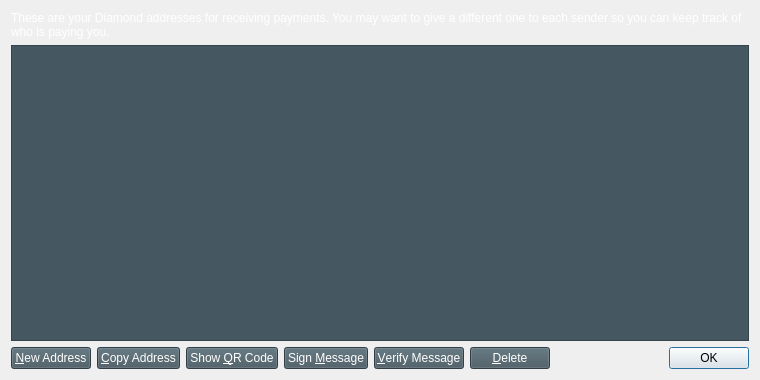
<?xml version="1.0" encoding="UTF-8"?>
<ui version="4.0">
 <class>AddressBookPage</class>
 <widget class="QWidget" name="AddressBookPage">
  <property name="geometry">
   <rect>
    <x>0</x>
    <y>0</y>
    <width>760</width>
    <height>380</height>
   </rect>
  </property>
  <property name="windowTitle">
   <string>Address Book</string>
  </property>
  <property name="styleSheet">
   <string notr="true">AddressBookPage{background:transparent; color: white;}</string>
  </property>
  <layout class="QVBoxLayout" name="verticalLayout">
   <item>
    <widget class="QLabel" name="labelExplanation">
     <property name="styleSheet">
      <string notr="true">color:white;</string>
     </property>
     <property name="text">
      <string>These are your Diamond addresses for receiving payments. You may want to give a different one to each sender so you can keep track of who is paying you.</string>
     </property>
     <property name="textFormat">
      <enum>Qt::PlainText</enum>
     </property>
     <property name="wordWrap">
      <bool>true</bool>
     </property>
    </widget>
   </item>
   <item>
    <widget class="QTableView" name="tableView">
     <property name="palette">
      <palette>
       <active>
        <colorrole role="WindowText">
         <brush brushstyle="SolidPattern">
          <color alpha="255">
           <red>255</red>
           <green>255</green>
           <blue>255</blue>
          </color>
         </brush>
        </colorrole>
        <colorrole role="Button">
         <brush brushstyle="SolidPattern">
          <color alpha="255">
           <red>69</red>
           <green>87</green>
           <blue>96</blue>
          </color>
         </brush>
        </colorrole>
        <colorrole role="Light">
         <brush brushstyle="SolidPattern">
          <color alpha="255">
           <red>90</red>
           <green>138</green>
           <blue>165</blue>
          </color>
         </brush>
        </colorrole>
        <colorrole role="Midlight">
         <brush brushstyle="SolidPattern">
          <color alpha="255">
           <red>75</red>
           <green>115</green>
           <blue>137</blue>
          </color>
         </brush>
        </colorrole>
        <colorrole role="Dark">
         <brush brushstyle="SolidPattern">
          <color alpha="255">
           <red>30</red>
           <green>46</green>
           <blue>55</blue>
          </color>
         </brush>
        </colorrole>
        <colorrole role="Mid">
         <brush brushstyle="SolidPattern">
          <color alpha="255">
           <red>40</red>
           <green>61</green>
           <blue>73</blue>
          </color>
         </brush>
        </colorrole>
        <colorrole role="Text">
         <brush brushstyle="SolidPattern">
          <color alpha="255">
           <red>255</red>
           <green>255</green>
           <blue>255</blue>
          </color>
         </brush>
        </colorrole>
        <colorrole role="BrightText">
         <brush brushstyle="SolidPattern">
          <color alpha="255">
           <red>255</red>
           <green>255</green>
           <blue>255</blue>
          </color>
         </brush>
        </colorrole>
        <colorrole role="ButtonText">
         <brush brushstyle="SolidPattern">
          <color alpha="255">
           <red>255</red>
           <green>255</green>
           <blue>255</blue>
          </color>
         </brush>
        </colorrole>
        <colorrole role="Base">
         <brush brushstyle="SolidPattern">
          <color alpha="255">
           <red>69</red>
           <green>87</green>
           <blue>96</blue>
          </color>
         </brush>
        </colorrole>
        <colorrole role="Window">
         <brush brushstyle="SolidPattern">
          <color alpha="255">
           <red>69</red>
           <green>87</green>
           <blue>96</blue>
          </color>
         </brush>
        </colorrole>
        <colorrole role="Shadow">
         <brush brushstyle="SolidPattern">
          <color alpha="255">
           <red>0</red>
           <green>0</green>
           <blue>0</blue>
          </color>
         </brush>
        </colorrole>
        <colorrole role="Highlight">
         <brush brushstyle="SolidPattern">
          <color alpha="255">
           <red>96</red>
           <green>147</green>
           <blue>173</blue>
          </color>
         </brush>
        </colorrole>
        <colorrole role="AlternateBase">
         <brush brushstyle="SolidPattern">
          <color alpha="255">
           <red>37</red>
           <green>59</green>
           <blue>72</blue>
          </color>
         </brush>
        </colorrole>
        <colorrole role="ToolTipBase">
         <brush brushstyle="SolidPattern">
          <color alpha="255">
           <red>255</red>
           <green>255</green>
           <blue>220</blue>
          </color>
         </brush>
        </colorrole>
        <colorrole role="ToolTipText">
         <brush brushstyle="SolidPattern">
          <color alpha="255">
           <red>0</red>
           <green>0</green>
           <blue>0</blue>
          </color>
         </brush>
        </colorrole>
       </active>
       <inactive>
        <colorrole role="WindowText">
         <brush brushstyle="SolidPattern">
          <color alpha="255">
           <red>255</red>
           <green>255</green>
           <blue>255</blue>
          </color>
         </brush>
        </colorrole>
        <colorrole role="Button">
         <brush brushstyle="SolidPattern">
          <color alpha="255">
           <red>69</red>
           <green>87</green>
           <blue>96</blue>
          </color>
         </brush>
        </colorrole>
        <colorrole role="Light">
         <brush brushstyle="SolidPattern">
          <color alpha="255">
           <red>90</red>
           <green>138</green>
           <blue>165</blue>
          </color>
         </brush>
        </colorrole>
        <colorrole role="Midlight">
         <brush brushstyle="SolidPattern">
          <color alpha="255">
           <red>75</red>
           <green>115</green>
           <blue>137</blue>
          </color>
         </brush>
        </colorrole>
        <colorrole role="Dark">
         <brush brushstyle="SolidPattern">
          <color alpha="255">
           <red>30</red>
           <green>46</green>
           <blue>55</blue>
          </color>
         </brush>
        </colorrole>
        <colorrole role="Mid">
         <brush brushstyle="SolidPattern">
          <color alpha="255">
           <red>40</red>
           <green>61</green>
           <blue>73</blue>
          </color>
         </brush>
        </colorrole>
        <colorrole role="Text">
         <brush brushstyle="SolidPattern">
          <color alpha="255">
           <red>255</red>
           <green>255</green>
           <blue>255</blue>
          </color>
         </brush>
        </colorrole>
        <colorrole role="BrightText">
         <brush brushstyle="SolidPattern">
          <color alpha="255">
           <red>255</red>
           <green>255</green>
           <blue>255</blue>
          </color>
         </brush>
        </colorrole>
        <colorrole role="ButtonText">
         <brush brushstyle="SolidPattern">
          <color alpha="255">
           <red>255</red>
           <green>255</green>
           <blue>255</blue>
          </color>
         </brush>
        </colorrole>
        <colorrole role="Base">
         <brush brushstyle="SolidPattern">
          <color alpha="255">
           <red>69</red>
           <green>87</green>
           <blue>96</blue>
          </color>
         </brush>
        </colorrole>
        <colorrole role="Window">
         <brush brushstyle="SolidPattern">
          <color alpha="255">
           <red>69</red>
           <green>87</green>
           <blue>96</blue>
          </color>
         </brush>
        </colorrole>
        <colorrole role="Shadow">
         <brush brushstyle="SolidPattern">
          <color alpha="255">
           <red>0</red>
           <green>0</green>
           <blue>0</blue>
          </color>
         </brush>
        </colorrole>
        <colorrole role="Highlight">
         <brush brushstyle="SolidPattern">
          <color alpha="255">
           <red>96</red>
           <green>147</green>
           <blue>173</blue>
          </color>
         </brush>
        </colorrole>
        <colorrole role="AlternateBase">
         <brush brushstyle="SolidPattern">
          <color alpha="255">
           <red>37</red>
           <green>59</green>
           <blue>72</blue>
          </color>
         </brush>
        </colorrole>
        <colorrole role="ToolTipBase">
         <brush brushstyle="SolidPattern">
          <color alpha="255">
           <red>255</red>
           <green>255</green>
           <blue>220</blue>
          </color>
         </brush>
        </colorrole>
        <colorrole role="ToolTipText">
         <brush brushstyle="SolidPattern">
          <color alpha="255">
           <red>0</red>
           <green>0</green>
           <blue>0</blue>
          </color>
         </brush>
        </colorrole>
       </inactive>
       <disabled>
        <colorrole role="WindowText">
         <brush brushstyle="SolidPattern">
          <color alpha="255">
           <red>255</red>
           <green>255</green>
           <blue>255</blue>
          </color>
         </brush>
        </colorrole>
        <colorrole role="Button">
         <brush brushstyle="SolidPattern">
          <color alpha="255">
           <red>69</red>
           <green>87</green>
           <blue>96</blue>
          </color>
         </brush>
        </colorrole>
        <colorrole role="Light">
         <brush brushstyle="SolidPattern">
          <color alpha="255">
           <red>90</red>
           <green>138</green>
           <blue>165</blue>
          </color>
         </brush>
        </colorrole>
        <colorrole role="Midlight">
         <brush brushstyle="SolidPattern">
          <color alpha="255">
           <red>75</red>
           <green>115</green>
           <blue>137</blue>
          </color>
         </brush>
        </colorrole>
        <colorrole role="Dark">
         <brush brushstyle="SolidPattern">
          <color alpha="255">
           <red>30</red>
           <green>46</green>
           <blue>55</blue>
          </color>
         </brush>
        </colorrole>
        <colorrole role="Mid">
         <brush brushstyle="SolidPattern">
          <color alpha="255">
           <red>40</red>
           <green>61</green>
           <blue>73</blue>
          </color>
         </brush>
        </colorrole>
        <colorrole role="Text">
         <brush brushstyle="SolidPattern">
          <color alpha="255">
           <red>255</red>
           <green>255</green>
           <blue>255</blue>
          </color>
         </brush>
        </colorrole>
        <colorrole role="BrightText">
         <brush brushstyle="SolidPattern">
          <color alpha="255">
           <red>255</red>
           <green>255</green>
           <blue>255</blue>
          </color>
         </brush>
        </colorrole>
        <colorrole role="ButtonText">
         <brush brushstyle="SolidPattern">
          <color alpha="255">
           <red>255</red>
           <green>255</green>
           <blue>255</blue>
          </color>
         </brush>
        </colorrole>
        <colorrole role="Base">
         <brush brushstyle="SolidPattern">
          <color alpha="255">
           <red>69</red>
           <green>87</green>
           <blue>96</blue>
          </color>
         </brush>
        </colorrole>
        <colorrole role="Window">
         <brush brushstyle="SolidPattern">
          <color alpha="255">
           <red>69</red>
           <green>87</green>
           <blue>96</blue>
          </color>
         </brush>
        </colorrole>
        <colorrole role="Shadow">
         <brush brushstyle="SolidPattern">
          <color alpha="255">
           <red>0</red>
           <green>0</green>
           <blue>0</blue>
          </color>
         </brush>
        </colorrole>
        <colorrole role="Highlight">
         <brush brushstyle="SolidPattern">
          <color alpha="255">
           <red>51</red>
           <green>153</green>
           <blue>255</blue>
          </color>
         </brush>
        </colorrole>
        <colorrole role="AlternateBase">
         <brush brushstyle="SolidPattern">
          <color alpha="255">
           <red>37</red>
           <green>59</green>
           <blue>72</blue>
          </color>
         </brush>
        </colorrole>
        <colorrole role="ToolTipBase">
         <brush brushstyle="SolidPattern">
          <color alpha="255">
           <red>255</red>
           <green>255</green>
           <blue>220</blue>
          </color>
         </brush>
        </colorrole>
        <colorrole role="ToolTipText">
         <brush brushstyle="SolidPattern">
          <color alpha="255">
           <red>0</red>
           <green>0</green>
           <blue>0</blue>
          </color>
         </brush>
        </colorrole>
       </disabled>
      </palette>
     </property>
     <property name="contextMenuPolicy">
      <enum>Qt::CustomContextMenu</enum>
     </property>
     <property name="toolTip">
      <string>Double-click to edit address or label</string>
     </property>
     <property name="styleSheet">
      <string notr="true">background-color:rgb(69, 87, 96); color:white;</string>
     </property>
     <property name="tabKeyNavigation">
      <bool>false</bool>
     </property>
     <property name="alternatingRowColors">
      <bool>true</bool>
     </property>
     <property name="selectionMode">
      <enum>QAbstractItemView::SingleSelection</enum>
     </property>
     <property name="selectionBehavior">
      <enum>QAbstractItemView::SelectRows</enum>
     </property>
     <property name="sortingEnabled">
      <bool>true</bool>
     </property>
     <attribute name="verticalHeaderVisible">
      <bool>false</bool>
     </attribute>
    </widget>
   </item>
   <item>
    <layout class="QHBoxLayout" name="horizontalLayout">
     <item>
      <widget class="QPushButton" name="newAddressButton">
       <property name="toolTip">
        <string>Create a new address</string>
       </property>
       <property name="styleSheet">
        <string notr="true">background-color:rgb(69, 87, 96); color: white;</string>
       </property>
       <property name="text">
        <string>&amp;New Address</string>
       </property>
       <property name="icon">
        <iconset resource="../bitcoin.qrc">
         <normaloff>:/icons/add</normaloff>:/icons/add</iconset>
       </property>
      </widget>
     </item>
     <item>
      <widget class="QPushButton" name="copyToClipboard">
       <property name="toolTip">
        <string>Copy the currently selected address to the system clipboard</string>
       </property>
       <property name="styleSheet">
        <string notr="true">background-color:rgb(69, 87, 96); color: white;</string>
       </property>
       <property name="text">
        <string>&amp;Copy Address</string>
       </property>
       <property name="icon">
        <iconset resource="../bitcoin.qrc">
         <normaloff>:/icons/editcopy</normaloff>:/icons/editcopy</iconset>
       </property>
      </widget>
     </item>
     <item>
      <widget class="QPushButton" name="showQRCode">
       <property name="styleSheet">
        <string notr="true">background-color:rgb(69, 87, 96); color: white;</string>
       </property>
       <property name="text">
        <string>Show &amp;QR Code</string>
       </property>
       <property name="icon">
        <iconset resource="../bitcoin.qrc">
         <normaloff>:/icons/qrcode</normaloff>:/icons/qrcode</iconset>
       </property>
      </widget>
     </item>
     <item>
      <widget class="QPushButton" name="signMessage">
       <property name="toolTip">
        <string>Sign a message to prove you own a Diamond address</string>
       </property>
       <property name="styleSheet">
        <string notr="true">background-color:rgb(69, 87, 96); color: white;</string>
       </property>
       <property name="text">
        <string>Sign &amp;Message</string>
       </property>
       <property name="icon">
        <iconset resource="../bitcoin.qrc">
         <normaloff>:/icons/edit</normaloff>:/icons/edit</iconset>
       </property>
      </widget>
     </item>
     <item>
      <widget class="QPushButton" name="verifyMessage">
       <property name="toolTip">
        <string>Verify a message to ensure it was signed with a specified Diamond address</string>
       </property>
       <property name="styleSheet">
        <string notr="true">background-color:rgb(69, 87, 96); color: white;</string>
       </property>
       <property name="text">
        <string>&amp;Verify Message</string>
       </property>
       <property name="icon">
        <iconset resource="../bitcoin.qrc">
         <normaloff>:/icons/transaction_0</normaloff>:/icons/transaction_0</iconset>
       </property>
      </widget>
     </item>
     <item>
      <widget class="QPushButton" name="deleteButton">
       <property name="toolTip">
        <string>Delete the currently selected address from the list</string>
       </property>
       <property name="styleSheet">
        <string notr="true">background-color:rgb(69, 87, 96); color: white;</string>
       </property>
       <property name="text">
        <string>&amp;Delete</string>
       </property>
       <property name="icon">
        <iconset resource="../bitcoin.qrc">
         <normaloff>:/icons/remove</normaloff>:/icons/remove</iconset>
       </property>
      </widget>
     </item>
     <item>
      <spacer name="horizontalSpacer">
       <property name="orientation">
        <enum>Qt::Horizontal</enum>
       </property>
       <property name="sizeHint" stdset="0">
        <size>
         <width>40</width>
         <height>20</height>
        </size>
       </property>
      </spacer>
     </item>
     <item>
      <widget class="QDialogButtonBox" name="buttonBox">
       <property name="sizePolicy">
        <sizepolicy hsizetype="Maximum" vsizetype="Fixed">
         <horstretch>0</horstretch>
         <verstretch>0</verstretch>
        </sizepolicy>
       </property>
       <property name="standardButtons">
        <set>QDialogButtonBox::Ok</set>
       </property>
      </widget>
     </item>
    </layout>
   </item>
  </layout>
 </widget>
 <resources>
  <include location="../bitcoin.qrc"/>
 </resources>
 <connections/>
</ui>
